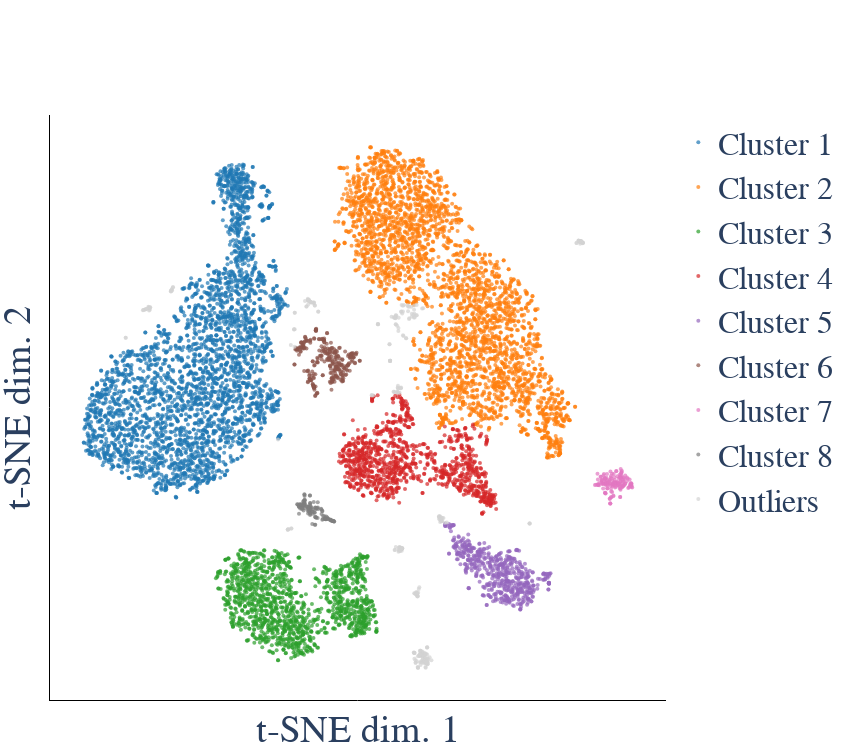

The notebook cell this image was saved under:
### Markdown cell above
### Step 2: Clustering with *DBSCAN*

We'll now apply DBSCAN ([Ester et al., 1996](https://www.aaai.org/Papers/KDD/1996/KDD96-037.pdf)), a density-based clustering algorithm, to the t-SNE result. DBSCAN has two parameters, called *Eps* and *MinPts* (called `min_samples` in scikit-learn). *Eps* defines a radius for finding neighbors, and *MinPts* defines the minimum number of points (here: cells) that need to fall within that radius for a cluster to be formed (some cells won't be assigned to clusters and will be considered "outliers"). You can read more about the DBSCAN algorithm in the [scikit-learn User Manual](https://scikit-learn.org/stable/modules/clustering.html#dbscan), and visit Naftali Harris' website to [look at some nice demonstrations of DBSCAN on various datasets](https://www.naftaliharris.com/blog/visualizing-dbscan-clustering/).

In Monet, you specify *Eps* as the fraction of the diameter of the t-SNE plot, using the `eps_frac` parameter. Here, I use the term "diameter" to refer to the distance from the top-left corner to the bottom-right corner of the t-SNE plot. For example, setting `eps_frac=0.03` (the default), means that *Eps* will be set to 3% of the diamater. Furthermore, you specify `MinPts` as a fraction of the total number of cells available, using the `min_cells_frac` parameter. So setting `min_cells_frac=0.01` (the default) means that `MinPts` will be set to 1% of the total number of cells (rounded up to the next integer).

### Code cell
from monet.visualize import plot_cells
from monet.cluster import cluster_cells_dbscan

eps_frac = 0.03
min_cells_frac = 0.01

cell_labels, clusters = cluster_cells_dbscan(
    tsne_scores, eps_frac=eps_frac, min_cells_frac=min_cells_frac)

cluster_colors = {
    'Outliers': 'lightgray',
}

fig = plot_cells(
    tsne_scores,
    cell_labels=cell_labels,
    cluster_order=clusters,
    cluster_colors=cluster_colors,
    width=850)

fig.show()

### Figure 1 — Plotly figure (JSON) as saved in the notebook; plotly's stock layout.template omitted (floating-point values rounded to 4 significant figures; data arrays with more than 128 entries replaced by an {"elided": "..."} marker saying what was removed)
{"data": [{"marker": {"color": "rgb(31, 119, 180)", "colorbar": {"len": 0.4, "outlinecolor": "black", "outlinewidth": 1, "separatethousands": true, "ticklen": 5, "ticks": "outside", "title": {"side": "right"}}, "colorscale": [[0, "rgb(103,0,31)"], [0.1, "rgb(178,24,43)"], [0.2, "rgb(214,96,77)"], [0.3, "rgb(244,165,130)"], [0.4, "rgb(253,219,199)"], [0.5, "rgb(247,247,247)"], [0.6, "rgb(209,229,240)"], [0.7, "rgb(146,197,222)"], [0.8, "rgb(67,147,195)"], [0.9, "rgb(33,102,172)"], [1, "rgb(5,48,97)"]], "opacity": 0.7, "reversescale": false, "showscale": false, "size": 4}, "mode": "markers", "name": "Cluster 1", "type": "scatter", "x": {"elided": "3434 float values"}, "y": {"elided": "3434 float values"}}, {"marker": {"color": "rgb(255, 127, 14)", "colorbar": {"len": 0.4, "outlinecolor": "black", "outlinewidth": 1, "separatethousands": true, "ticklen": 5, "ticks": "outside", "title": {"side": "right"}}, "colorscale": [[0, "rgb(103,0,31)"], [0.1, "rgb(178,24,43)"], [0.2, "rgb(214,96,77)"], [0.3, "rgb(244,165,130)"], [0.4, "rgb(253,219,199)"], [0.5, "rgb(247,247,247)"], [0.6, "rgb(209,229,240)"], [0.7, "rgb(146,197,222)"], [0.8, "rgb(67,147,195)"], [0.9, "rgb(33,102,172)"], [1, "rgb(5,48,97)"]], "opacity": 0.7, "reversescale": false, "showscale": false, "size": 4}, "mode": "markers", "name": "Cluster 2", "type": "scatter", "x": {"elided": "3316 float values"}, "y": {"elided": "3316 float values"}}, {"marker": {"color": "rgb(44, 160, 44)", "colorbar": {"len": 0.4, "outlinecolor": "black", "outlinewidth": 1, "separatethousands": true, "ticklen": 5, "ticks": "outside", "title": {"side": "right"}}, "colorscale": [[0, "rgb(103,0,31)"], [0.1, "rgb(178,24,43)"], [0.2, "rgb(214,96,77)"], [0.3, "rgb(244,165,130)"], [0.4, "rgb(253,219,199)"], [0.5, "rgb(247,247,247)"], [0.6, "rgb(209,229,240)"], [0.7, "rgb(146,197,222)"], [0.8, "rgb(67,147,195)"], [0.9, "rgb(33,102,172)"], [1, "rgb(5,48,97)"]], "opacity": 0.7, "reversescale": false, "showscale": false, "size": 4}, "mode": "markers", "name": "Cluster 3", "type": "scatter", "x": {"elided": "1413 float values"}, "y": {"elided": "1413 float values"}}, {"marker": {"color": "rgb(214, 39, 40)", "colorbar": {"len": 0.4, "outlinecolor": "black", "outlinewidth": 1, "separatethousands": true, "ticklen": 5, "ticks": "outside", "title": {"side": "right"}}, "colorscale": [[0, "rgb(103,0,31)"], [0.1, "rgb(178,24,43)"], [0.2, "rgb(214,96,77)"], [0.3, "rgb(244,165,130)"], [0.4, "rgb(253,219,199)"], [0.5, "rgb(247,247,247)"], [0.6, "rgb(209,229,240)"], [0.7, "rgb(146,197,222)"], [0.8, "rgb(67,147,195)"], [0.9, "rgb(33,102,172)"], [1, "rgb(5,48,97)"]], "opacity": 0.7, "reversescale": false, "showscale": false, "size": 4}, "mode": "markers", "name": "Cluster 4", "type": "scatter", "x": {"elided": "1077 float values"}, "y": {"elided": "1077 float values"}}, {"marker": {"color": "rgb(148, 103, 189)", "colorbar": {"len": 0.4, "outlinecolor": "black", "outlinewidth": 1, "separatethousands": true, "ticklen": 5, "ticks": "outside", "title": {"side": "right"}}, "colorscale": [[0, "rgb(103,0,31)"], [0.1, "rgb(178,24,43)"], [0.2, "rgb(214,96,77)"], [0.3, "rgb(244,165,130)"], [0.4, "rgb(253,219,199)"], [0.5, "rgb(247,247,247)"], [0.6, "rgb(209,229,240)"], [0.7, "rgb(146,197,222)"], [0.8, "rgb(67,147,195)"], [0.9, "rgb(33,102,172)"], [1, "rgb(5,48,97)"]], "opacity": 0.7, "reversescale": false, "showscale": false, "size": 4}, "mode": "markers", "name": "Cluster 5", "type": "scatter", "x": {"elided": "571 float values"}, "y": {"elided": "571 float values"}}, {"marker": {"color": "rgb(140, 86, 75)", "colorbar": {"len": 0.4, "outlinecolor": "black", "outlinewidth": 1, "separatethousands": true, "ticklen": 5, "ticks": "outside", "title": {"side": "right"}}, "colorscale": [[0, "rgb(103,0,31)"], [0.1, "rgb(178,24,43)"], [0.2, "rgb(214,96,77)"], [0.3, "rgb(244,165,130)"], [0.4, "rgb(253,219,199)"], [0.5, "rgb(247,247,247)"], [0.6, "rgb(209,229,240)"], [0.7, "rgb(146,197,222)"], [0.8, "rgb(67,147,195)"], [0.9, "rgb(33,102,172)"], [1, "rgb(5,48,97)"]], "opacity": 0.7, "reversescale": false, "showscale": false, "size": 4}, "mode": "markers", "name": "Cluster 6", "type": "scatter", "x": {"elided": "285 float values"}, "y": {"elided": "285 float values"}}, {"marker": {"color": "rgb(227, 119, 194)", "colorbar": {"len": 0.4, "outlinecolor": "black", "outlinewidth": 1, "separatethousands": true, "ticklen": 5, "ticks": "outside", "title": {"side": "right"}}, "colorscale": [[0, "rgb(103,0,31)"], [0.1, "rgb(178,24,43)"], [0.2, "rgb(214,96,77)"], [0.3, "rgb(244,165,130)"], [0.4, "rgb(253,219,199)"], [0.5, "rgb(247,247,247)"], [0.6, "rgb(209,229,240)"], [0.7, "rgb(146,197,222)"], [0.8, "rgb(67,147,195)"], [0.9, "rgb(33,102,172)"], [1, "rgb(5,48,97)"]], "opacity": 0.7, "reversescale": false, "showscale": false, "size": 4}, "mode": "markers", "name": "Cluster 7", "type": "scatter", "x": {"elided": "151 float values"}, "y": {"elided": "151 float values"}}, {"marker": {"color": "rgb(127, 127, 127)", "colorbar": {"len": 0.4, "outlinecolor": "black", "outlinewidth": 1, "separatethousands": true, "ticklen": 5, "ticks": "outside", "title": {"side": "right"}}, "colorscale": [[0, "rgb(103,0,31)"], [0.1, "rgb(178,24,43)"], [0.2, "rgb(214,96,77)"], [0.3, "rgb(244,165,130)"], [0.4, "rgb(253,219,199)"], [0.5, "rgb(247,247,247)"], [0.6, "rgb(209,229,240)"], [0.7, "rgb(146,197,222)"], [0.8, "rgb(67,147,195)"], [0.9, "rgb(33,102,172)"], [1, "rgb(5,48,97)"]], "opacity": 0.7, "reversescale": false, "showscale": false, "size": 4}, "mode": "markers", "name": "Cluster 8", "type": "scatter", "x": [-6.326, -11.09, -13.28, -13.76, -12.05, -6.922, -9.32, -12.47, -12.93, -8.684, -6.574, -8.743, -8.31, -11.8, -9.486, -3.154, -10.33, -13.25, -10.06, -10.87, -8.622, -10.05, -11.64, -10.01, -3.879, -10.07, -9.307, -10.11, -9.968, -10.55, -4.251, -3.459, -12.6, -3.183, -11.56, -11.89, -6.561, -5.443, -11.62, -11.73, -3.638, -9.719, -11.76, -3.518, -5.946, -8.415, -4.854, -12.23, -10.08, -12.68, -7.782, -11.93, -10.11, -11.62, -6.776, -5.113, -5.59, -7.831, -8.538, -13.15, -11.61, -12.01, -13.62, -12.35, -3.309, -11.79, -7.859, -9.016, -10.62, -7.906, -11.5, -12.23, -4.343, -8.254, -5.492, -10.03, -9.992, -11.66, -8.36, -12.91, -11.7, -4.104, -13.2, -8.807, -5.099, -9.976, -5.791, -6.795, -8.088, -13.31, -6.374, -8.534, -4.041, -6.542, -10.46, -3.573, -9.883, -5.719, -8.571, -11.81, -9.989, -10.26, -9.445, -10.56, -5.811, -11.77, -5.043, -10.1, -10.79, -12.48, -10.5, -10.58, -9.324, -12.66, -8.655], "y": [-33.46, -30.57, -30.64, -29.97, -29.22, -31.3, -31.57, -30.08, -29.97, -35.98, -31.98, -32.52, -33.98, -28.93, -32.1, -35.03, -31.89, -32.77, -30.12, -30.73, -33.69, -33.16, -27.57, -29.67, -34.82, -30.89, -32.81, -32.31, -31.21, -32.15, -34.46, -34.91, -30.81, -35.02, -31.14, -29.95, -34.51, -33.55, -28.81, -29.45, -34.85, -30.9, -29.71, -34.92, -33.52, -31.5, -34.25, -30.54, -29.72, -30.89, -31.42, -31.82, -27.46, -28.65, -32.82, -33.88, -34.42, -30.92, -33.84, -30.07, -28.95, -30.55, -30.05, -31.46, -34.98, -30.14, -29.39, -29.35, -32.74, -34.02, -29.92, -31.08, -34.64, -31.17, -34.39, -31.44, -32.82, -27.26, -33.8, -31.24, -27.11, -34.61, -30.81, -32.35, -34.34, -32.18, -34.32, -31.54, -31.1, -30.51, -34.34, -30.94, -34.73, -31.96, -30.64, -34.86, -30.8, -34.1, -36.01, -29.93, -32.72, -31.56, -35.79, -30.78, -34.28, -30.33, -34.28, -27.44, -31.69, -31.09, -31.17, -31.34, -32.11, -30.11, -31.05]}, {"marker": {"color": "lightgray", "colorbar": {"len": 0.4, "outlinecolor": "black", "outlinewidth": 1, "separatethousands": true, "ticklen": 5, "ticks": "outside", "title": {"side": "right"}}, "colorscale": [[0, "rgb(103,0,31)"], [0.1, "rgb(178,24,43)"], [0.2, "rgb(214,96,77)"], [0.3, "rgb(244,165,130)"], [0.4, "rgb(253,219,199)"], [0.5, "rgb(247,247,247)"], [0.6, "rgb(209,229,240)"], [0.7, "rgb(146,197,222)"], [0.8, "rgb(67,147,195)"], [0.9, "rgb(33,102,172)"], [1, "rgb(5,48,97)"]], "opacity": 0.7, "reversescale": false, "showscale": false, "size": 4}, "mode": "markers", "name": "Outliers", "type": "scatter", "x": {"elided": "319 float values"}, "y": {"elided": "319 float values"}}], "layout": {"font": {"family": "serif", "size": 32}, "height": 750, "margin": {"b": 50, "l": 50, "r": 90, "t": 115}, "plot_bgcolor": "white", "width": 850, "xaxis": {"automargin": false, "linecolor": "black", "showline": true, "showticklabels": false, "ticklen": 5, "title": {"text": "t-SNE dim. 1"}}, "yaxis": {"automargin": false, "linecolor": "black", "showline": true, "showticklabels": false, "ticklen": 5, "title": {"text": "t-SNE dim. 2"}}}}
